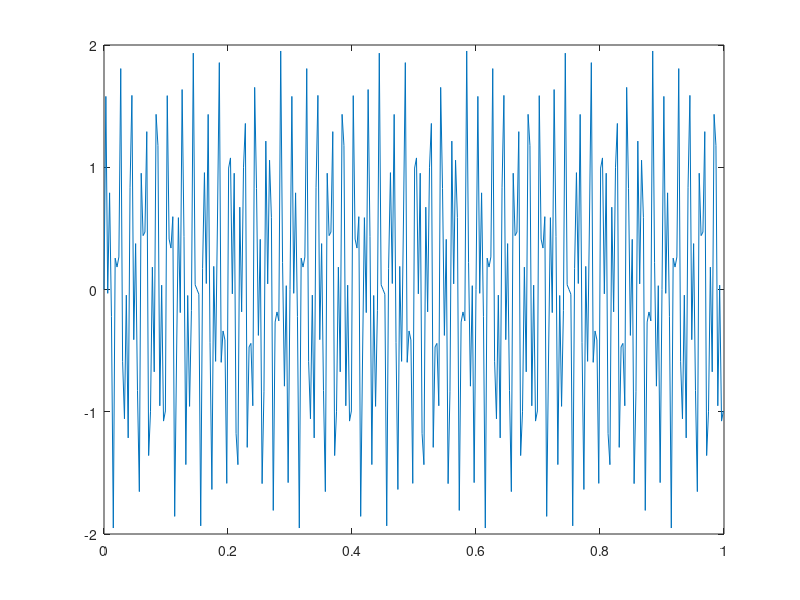
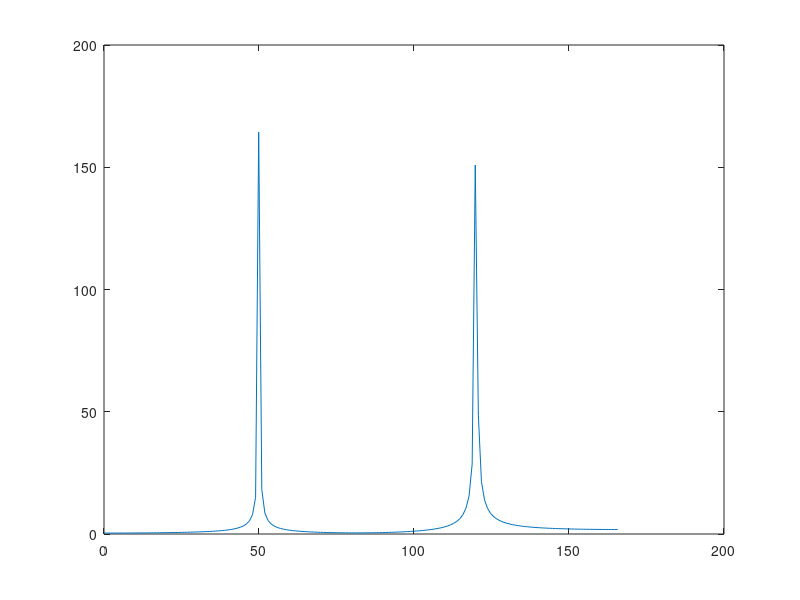
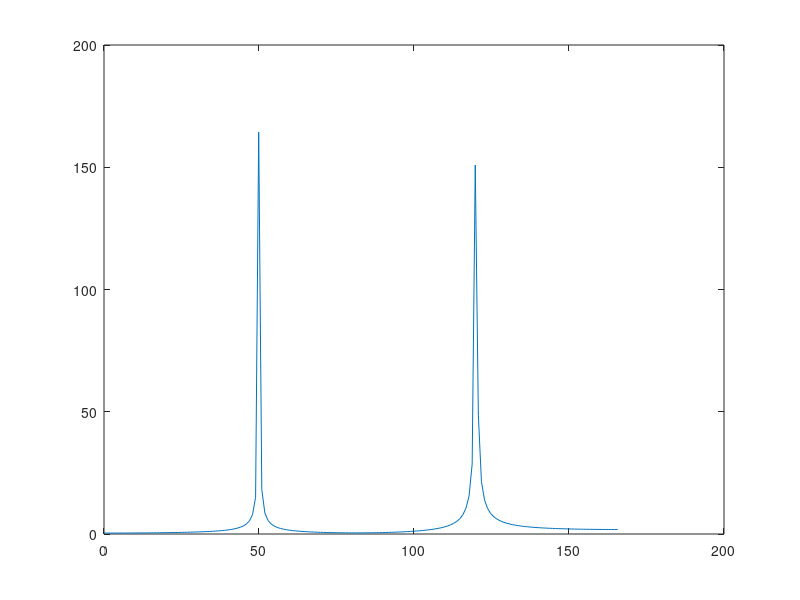

Recreate these plots in MATLAB, in order.
clear all;
close all
dt=0.003;
t = 0:dt:1;
x = sin(2*pi*50*t) + sin(2*pi*120*t);%%Input signal
figure(1)
plot(t,x)
figure(2)
N = length(x);
y = fft(x,N); %%frequency analysis of the input signal using fft
freq = 1/(dt*N)*(0:N);
L = 1:floor(N/2);
plot(freq(L),abs(y(L)))
 
 
w = exp(-i*2*pi/N);
tic
for a=1:N
for b=1:N
DFT(a,b) = w^((a-1)*(b-1));
end
end
y2=(DFT*x').';
[y;y2];
figure(3)
plot(freq(L),abs(y2(L)))
